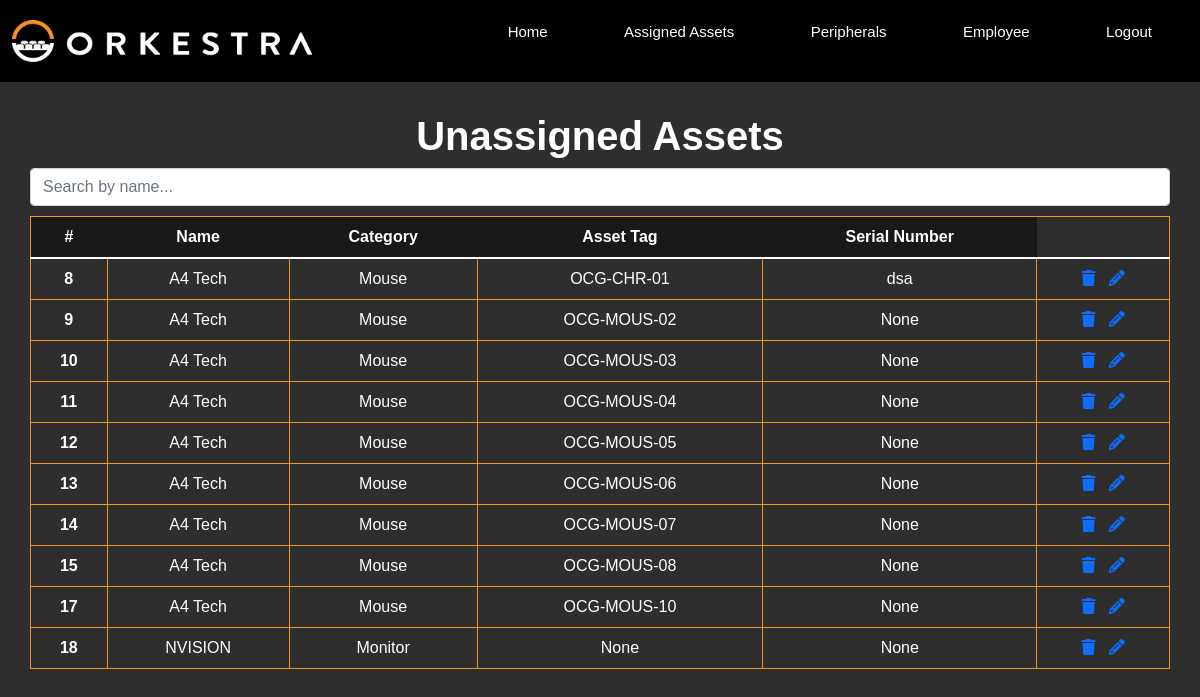
The app's page /asset-view (signed in) with its own data.
### models.py (models this page shows)
class Stock(db.Model):
    __tablename__ = 'stock'
    id = db.Column(db.Integer, primary_key=True, autoincrement=True)
    name = db.Column(db.Text, unique=False, nullable=False)
    category = db.Column(db.String(30), unique=False, nullable=False)
    asset_tag = db.Column(db.String(30), unique=False, nullable=False)
    serial_number = db.Column(db.String(30), unique=False, nullable=False)

### main.py (the view)
@app.route("/asset-view", methods=['GET'])
@login_required
def asset_view():
    msg = ""
    all_stocks_query = """
    SELECT * FROM stock
    WHERE id NOT IN (
    SELECT stock_id FROM asset
    );
    """
    stocks_not_in_asset = db.session.execute(text(all_stocks_query))
    if not stocks_not_in_asset:
        msg = "No unassigned assets found."
    return render_template("asset-view.html", msg=msg, stocks=stocks_not_in_asset)

### main.py (called while the page is built)
@login_manager.user_loader
def load_user(user_id):
    return db.session.get(User,(user_id))

### templates/asset-view.html (shortened to what this page needs)
<!DOCTYPE html>
<html lang="en">
<head>
  <link href="https://cdn.jsdelivr.net/npm/bootstrap@5.1.3/dist/css/bootstrap.min.css" rel="stylesheet">
  <link rel="stylesheet" href="static\css\styles.css">
</head>
<body>
  <header>
    <nav>
     <a href="{{ url_for('home') }}"><img src="static\css\assets\orkestra-main-logo.png" alt=""></a>
     <div class="nav-links">
        <ul>
          <li><a href="{{ url_for('home') }}">Home</a></li>
          <li><a href="{{ url_for('view') }}">Assigned Assets</a></li>
          <li><a href="{{ url_for('asset_view') }}">Peripherals</a></li>
          <li><a href="{{ url_for('view_emp') }}">Employee</a></li>
          <li><a href="{{ url_for('login') }}">Logout</a></li>
        </ul>
    </div>
    </nav>
</header>
    <div class="assetView">
      <div class="assetHeader">
        <h1>Unassigned Assets</h1>
        <div class="search-bar">
          <input type="text" class="form-control" id="myInput" onkeyup="myFunction()" placeholder="Search by name...">
        </div>
      </div>
      <div class="assetTable">
        <table class="table" id="myTable">
          <thead>
            <tr>
              <th scope="col">#</th>
              <th scope="col">Name</th>
              <th scope="col">Category</th>
              <th scope="col">Asset Tag</th>
              <th scope="col">Serial Number</th>
            </tr>
          </thead>
          <tbody>
            {% for stock in stocks %}
            <tr>
              <th scope="row">{{ stock.id }}</th>
              <td>{{ stock.name }}</td>
              <td>{{ stock.category }}</td>
              <td>{{ stock.asset_tag }}</td>
              <td>{{ stock.serial_number }}</td>
              <td>
                <a href="{{ url_for('delete_asset', asset_id=stock.id) }}" class="confirmation">  <i class="fa-solid fa-trash"></i>
                </a>
                <a href="{{ url_for('asset_update', num=stock.id) }}">
                    <i class="fa-solid fa-pencil"></i>
                  </a>
              </td>
            </tr>
            {% endfor %}
          </tbody>
        </table>
      </div>
    </div>
</body>
</html>

### static/css/styles.css (style rules this page uses)
* { margin: 0; padding: 0; font-family: "Montserrat", sans-serif; box-sizing: border-box; }
body { background-color: #2E2E2E; }
nav { display: flex; padding: 1%; justify-content: space-between; align-items: center; background-color: #000000; }
nav img { width: 300px; }
.nav-links { flex: 1; text-align: right; }
.nav-links ul li { list-style: none; display: inline-block; padding: 8px 12px; position: relative; }
.nav-links ul li a { color: #fff; text-decoration: none; font-size: 15px; padding: 10px 24px; }
.nav-links ul li::after { content: ''; width: 0%; height: 2px; background: #fff; display: block; margin: auto; transition: 0.5s; }
.searchTable th, td { border: 1px solid #F6921E; padding: 20px; }
.assetView { justify-content: center; text-align: center; padding: 30px; }
.assetHeader h1 { font-weight: bold; color: white; }
.assetTable table { margin-top: 10px; border: 1px solid #F6921E; border-collapse: collapse; }
.assetTable a { text-decoration: none; }
.assetTable thead { color: white; background-color: #191919; }
.assetTable tbody { color: white; }

### records on screen
Stock: id "8", name "A4 Tech", category "Mouse", asset_tag "OCG-CHR-01", serial_number "dsa"
Stock: id "9", name "A4 Tech", category "Mouse", asset_tag "OCG-MOUS-02", serial_number "None"
Stock: id "10", name "A4 Tech", category "Mouse", asset_tag "OCG-MOUS-03", serial_number "None"
Stock: id "11", name "A4 Tech", category "Mouse", asset_tag "OCG-MOUS-04", serial_number "None"
Stock: id "12", name "A4 Tech", category "Mouse", asset_tag "OCG-MOUS-05", serial_number "None"
Stock: id "13", name "A4 Tech", category "Mouse", asset_tag "OCG-MOUS-06", serial_number "None"
Stock: id "14", name "A4 Tech", category "Mouse", asset_tag "OCG-MOUS-07", serial_number "None"
Stock: id "15", name "A4 Tech", category "Mouse", asset_tag "OCG-MOUS-08", serial_number "None"
Stock: id "17", name "A4 Tech", category "Mouse", asset_tag "OCG-MOUS-10", serial_number "None"
Stock: id "18", name "NVISION", category "Monitor", asset_tag "None", serial_number "None"
